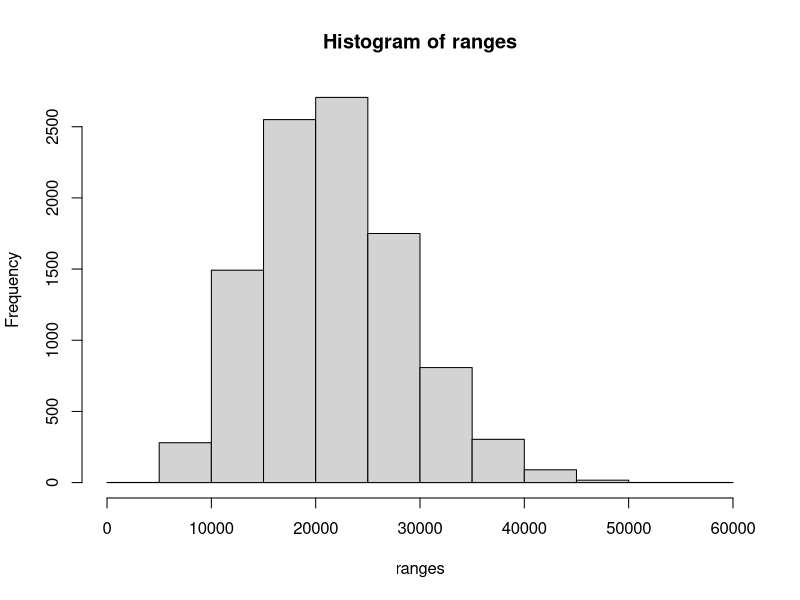
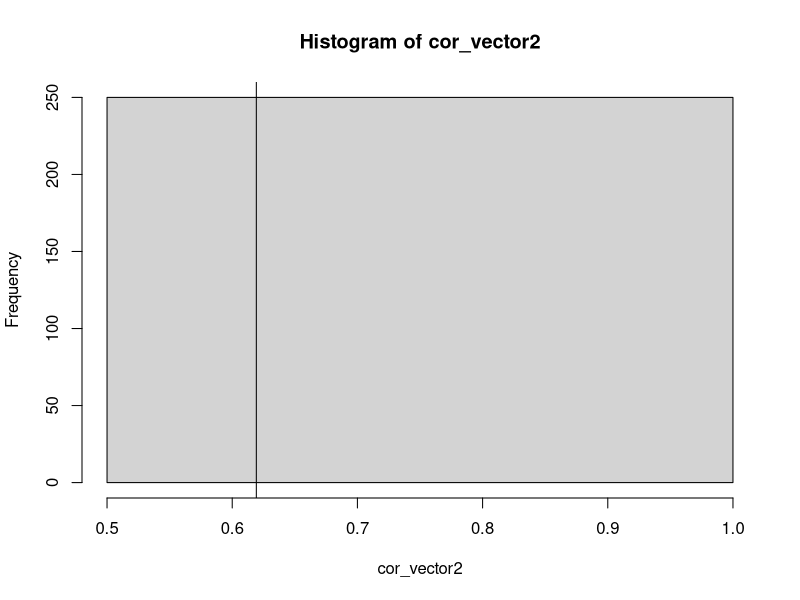

Write R code to recreate these figures, in order.
# import the file into a dataset
dataset = read.csv(file = "starbucks_drinkMenu_expanded.csv")


###### A ######
print("###### A ######")
# vector multiplication of calories times caffieine
calories_times_caffeine <- dataset$Calories * dataset$Caffeine..mg.

# create empty ranges vector to store results in
ranges <- c()
# repeat 10,000 times
for (i in 1:10000) {
  # generate a random sample of 100 items from our multiplied values (calories*caffeine from before)
  random_sample <- sample(calories_times_caffeine, size=20, replace = TRUE)
  # get the 25% and 75% percentile
  qts <- quantile(random_sample, probs=c(.25,.75))
  # calculate the diff between the 25% item value and the 75% item value
  range <- unname(qts[2]) - unname(qts[1])
  # store the result in our ranges vector to analyze it later
  ranges <- append(ranges,range)
}

# generate a distribution graph for our ranges
hist(ranges)
# calculate the mean average of our results
avg <- mean(ranges)
# calculate the median average of our results
med <- median(ranges)
# calculate the most common value in our results 
mod <- strtoi(names(sort(table(ranges),decreasing=TRUE)[0:1]),base=0L)

###### B ######
print("###### B ######")

# calculate mean average deviation of sugars
ad <- mad(dataset$Sugars..g.)
# initialize empty vector to add our results to it
ad_ratio <- c()

# repeat 100 times
for (i in 1:100){
  # sample 50 random items
  sampled_sugars = sample(dataset$Sugars..g., size = 50)
  # calculate mean average deviation of sampled sugars
  sampled_sugars_ad <- mad(sampled_sugars)  
  # calculate ratio between previously calculated ad to our sampled ad
  result = ad/sampled_sugars_ad
  # add the result to our vector to analyze later
  ad_ratio <- append(ad_ratio, result)
}
# calculate the variance between the 50 ratios
var(ad_ratio)

###### C ######
total_fats <- dataset$Total.Fat..g.
saturated_fats <- dataset$Saturated.Fat..g.
cor_value1 = cor(total_fats, saturated_fats)

cor_vector2 <- c()

dataset_length = length(saturated_fats)
for (i in 1:250){
  random_total_fat = sort(sample(total_fats, size = dataset_length))
  random_saturated_fat = sort(sample(saturated_fats, size = dataset_length))
  temp_cor_value = cor(random_total_fat, random_saturated_fat)
  cor_vector2 <- append(cor_vector2, temp_cor_value)
}

hist(cor_vector2)
abline(v=cor_value1)